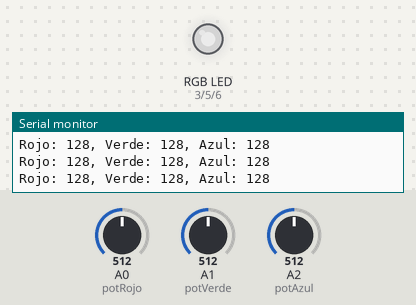
A sketch run on a simulated Arduino Uno, built with avr-gcc and run on an emulated ATmega328P. On the bench: an RGB LED mixed from three pins (HIGH = lit), the last lines printed to the serial monitor. Inputs (shaded band) come from the test bench; at power-on: A0 (potRojo) = 512, A1 (potVerde) = 512, A2 (potAzul) = 512. Dim RGB values are drawn brighter than linear.

Above: at 1.3 s.
1.4 s: A0 (potRojo) set to 716
At 2.7 s:
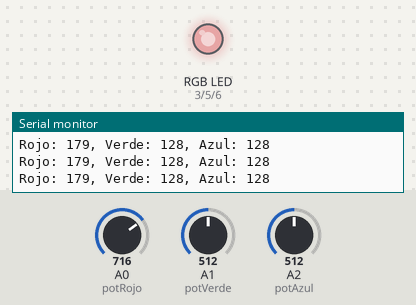
3.0 s: A1 (potVerde) set to 716
At 4.1 s:
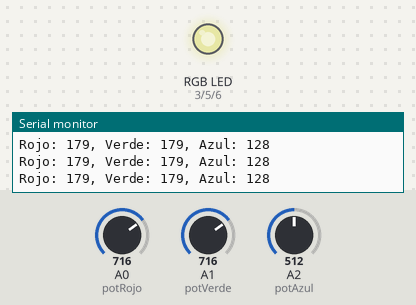
4.5 s: A2 (potAzul) set to 716
At 5.4 s:
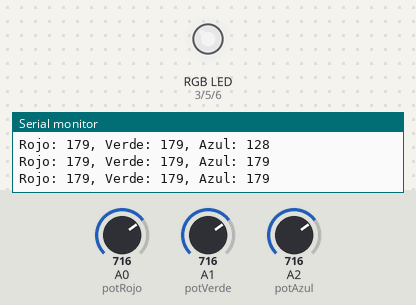
6.0 s: A0 (potRojo) set to 900
At 6.6 s:
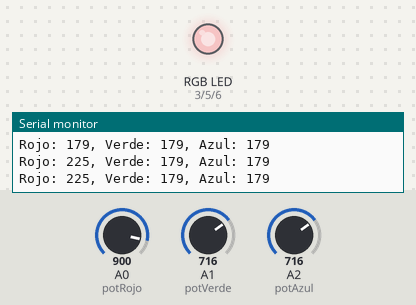
7.5 s: A1 (potVerde) set to 900
At 7.9 s:
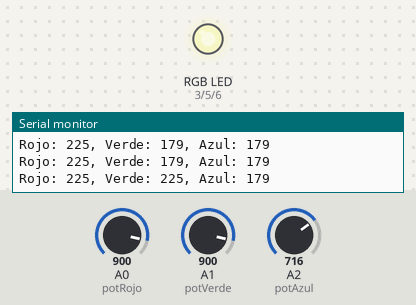
9.0 s: A2 (potAzul) set to 900
At 10.3 s:
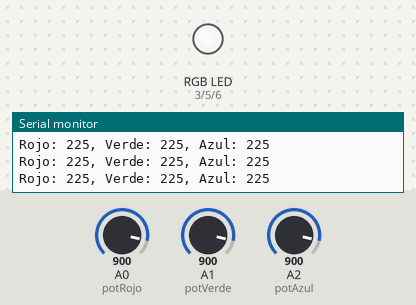
Timing chart, 0 to 11.5 s (numbered marks = the images above; inputs shaded):
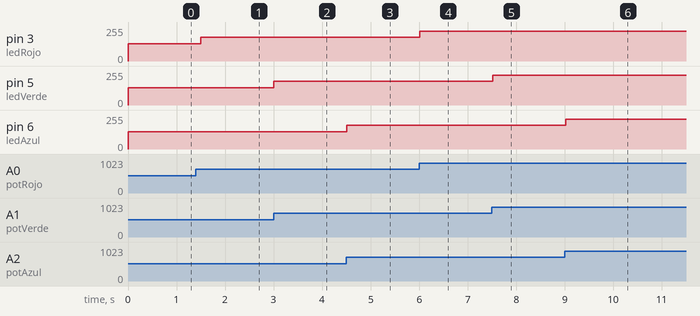

Measured:
- after the input at 1.4 s, pin 3 (ledRojo): 128/255 → 179/255 after 0.10 s
- after the input at 3.0 s, pin 5 (ledVerde): 128/255 → 179/255 at once
- after the input at 4.5 s, pin 6 (ledAzul): 128/255 → 179/255 at once
- after the input at 6.0 s, pin 3 (ledRojo): 179/255 → 225/255 at once
- after the input at 7.5 s, pin 5 (ledVerde): 179/255 → 225/255 at once
- after the input at 9.0 s, pin 6 (ledAzul): 179/255 → 225/255 at once

The sketch:

COM_SERIAL_1.ino
```cpp
const int ledRojo = 3;
const int ledVerde = 5;
const int ledAzul =6;
const int potRojo = 0;
const int potVerde = 1;
const int potAzul = 2;

int rojo;
int verde;
int azul;

void setup() {
  Serial.begin(9600); //con esto le decimos a arduino que usaremos la comunicacion serial
                      //9600 es la tasa de baudios o bps(bit por seg) para que nose pierda ningun bit en la comunicacion
  pinMode(ledRojo, OUTPUT);
  pinMode(ledVerde, OUTPUT);
  pinMode(ledAzul, OUTPUT);
}

void loop() {
  rojo = analogRead(potRojo) / 4;
  verde = analogRead(potVerde) / 4;
  azul = analogRead(potAzul) / 4;

  analogWrite(ledRojo, rojo);   //encendemos cada led segun la intensidad del potenciomentro correspondiente
  analogWrite(ledVerde, verde);
  analogWrite(ledAzul, azul);

  Serial.print("Rojo: ");
  Serial.print(rojo);
  Serial.print(", ");


  Serial.print("Verde: ");
  Serial.print(verde);
  Serial.print(", ");


  Serial.print("Azul: ");
  Serial.println(azul); //println para que haga el salto de linea

  delay(500); //para poder visualizar los cambios de valor ya que a 9600bps es muy rapido el cambio
}
```
